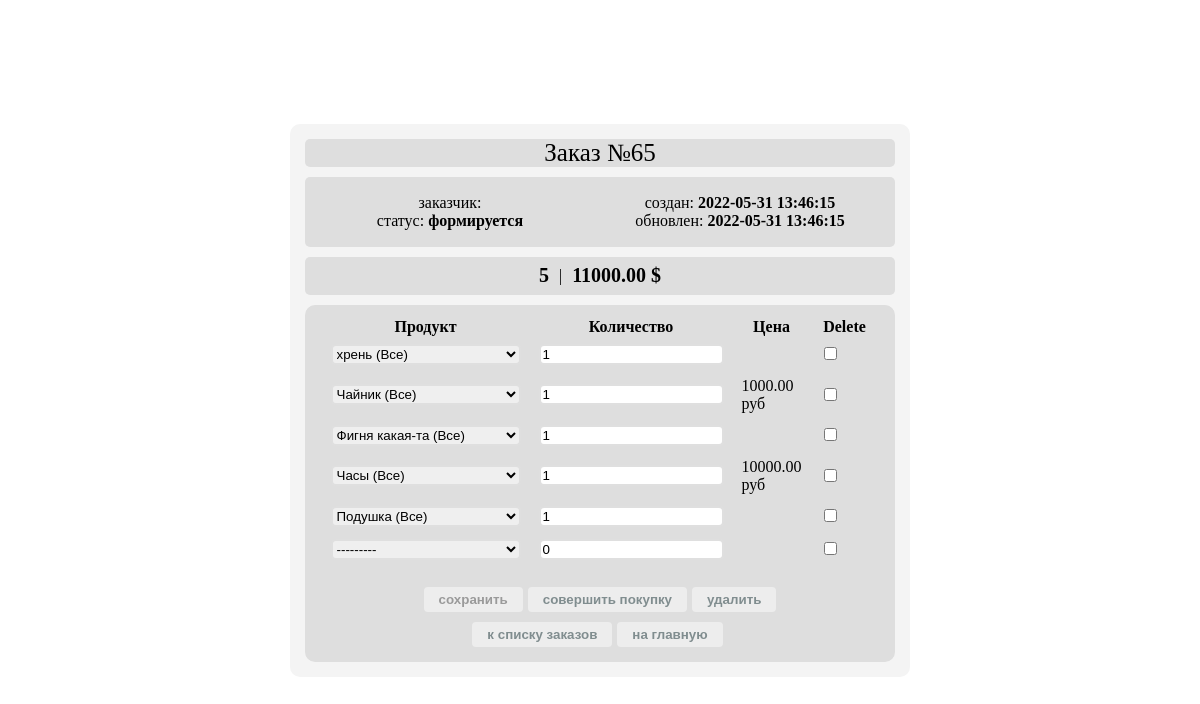
The app's page /order/update/65/ with its own data.
### ordersapp/models.py (models this page shows, shortened)
class Order(models.Model):
    FORMING = 'FM'
    SENT_TO_PROCEED = 'STP'
    PROCEEDED = 'PRD'
    PAID = 'PD'
    READY = 'RDY'
    CANCEL = 'CNC'
    ORDER_STATUS_CHOICES = (
        (FORMING, 'формируется'),
        (SENT_TO_PROCEED, 'отправлен в обработку'),
        (PAID, 'оплачен'),
        (PROCEEDED, 'обрабатывается'),
        (READY, 'готов к выдаче'),
        (CANCEL, 'отменен'),
    )
    user = models.ForeignKey(settings.AUTH_USER_MODEL, on_delete=models.CASCADE)
    created = models.DateTimeField(verbose_name='создан', auto_now_add=True)
    updated = models.DateTimeField(verbose_name='обновлен', auto_now=True)
    status = models.CharField(verbose_name='статус', max_length=3, choices=ORDER_STATUS_CHOICES, default=FORMING)
    is_active = models.BooleanField(db_index=True, verbose_name='активен', default=True)
    class Meta:
        ordering = ('-created',)
        verbose_name = 'заказ'
        verbose_name_plural = 'заказы'
    def get_summary(self):
        items = self.orderitems.select_related()
        return {'total_cost': sum(list(map(lambda x: x.quantity * x.product.price, items))),
                'total_quantity': sum(list(map(lambda x: x.quantity, items)))}

class OrderItem(models.Model):
    objects = OrderItemQuerySet.as_manager()
    order = models.ForeignKey(Order, related_name="orderitems",  on_delete=models.CASCADE)
    product = models.ForeignKey(Product, verbose_name='продукт', on_delete=models.CASCADE)
    quantity = models.PositiveIntegerField(verbose_name='количество', default=0)

### mainapp/models.py (models this page shows, shortened)
class Product(models.Model):
    category = models.ForeignKey(ProductCategory, on_delete=models.CASCADE)
    name = models.CharField(verbose_name='имя', max_length=64, unique=True)
    description = models.TextField(verbose_name='описание', blank=True)
    is_active = models.BooleanField(db_index=True, verbose_name='активна', default=True)
    image = models.ImageField(upload_to='products_images', blank=True)
    short_desc = models.CharField(verbose_name='краткое описание продукта', max_length=60, blank=True)
    price = models.DecimalField(verbose_name='цена продукта', max_digits=8, decimal_places=2, default=0)
    quantity = models.PositiveIntegerField(verbose_name='количество на складе', default=0)
    def __str__(self):
        return f"{self.name} ({self.category.name})"

### ordersapp/views.py (the view, shortened to what this page needs)
# urls.py: re_path(r'^update/(?P<pk>\d+)/$', ordersapp.OrderItemsUpdate.as_view(), name='order_update'),
class OrderItemsUpdate(UpdateView):
    model = Order
    fields = []
    success_url = reverse_lazy('ordersapp:orders_list')
    def get_context_data(self, **kwargs):
        data = super(OrderItemsUpdate, self).get_context_data(**kwargs)
        OrderFormSet = inlineformset_factory(Order, OrderItem, form=OrderItemForm, extra=1)
        if self.request.POST:
            data['orderitems'] = OrderFormSet(self.request.POST, instance=self.object)
        else:
            queryset = self.object.orderitems.select_related()
            formset = OrderFormSet(instance=self.object, queryset=queryset)
            for form in formset.forms:
                if form.instance.pk:
                    form.initial['price'] = form.instance.product.price
            data['orderitems'] = formset
        return data

### mainapp/context_processors.py (called while the page is built)
def basket(request):
    basket = []
    if request.user.is_authenticated:
        basket = Basket.objects.filter(user=request.user)
    return {
        'basket': basket,
    }

### ordersapp/templates/ordersapp/order_form.html (shortened to what this page needs)
{% extends "ordersapp/base.html" %}
{% load static %}
{% load cache %}
{% block content %}
{% block css %}
<link rel="stylesheet" type="text/css" href="{% static 'css/order-style.css' %}">
{% endblock %}
<div class="general-cont">
  {% include 'ordersapp/includes/inc_order_summary.html' %}
  <div class="order_form-1">
    <form class="info-new-ord" action="" method="post">
      <table class="table">
        {% for form in orderitems.forms %}
        {% if forloop.first %}
        <thead>
        <tr>
          {% for field in form.visible_fields %}
          <th class="{% cycle 'td11' 'td22' 'td33' %} order formset_td">
            {{ field.label|capfirst }}
          </th>
          {% endfor %}
        </tr>
        </thead>
        {% endif %}
        <tr class="formset_row">
          {% for field in form.visible_fields %}
          <td class="{% cycle 'td11' 'td22' 'td33' %} order formset_td">
            {% if field.name != 'price' %}
            {% if field.name == 'product' %}
            {% cache 3600 orderitemform_product field.value %}
            {{ field }}
            {% endcache %}
            {% else %}
            {{ field }}
            {% endif %}
            {% else %}
            {% if field.value %}
            <span class="orderitems-{{forloop.parentloop.counter0}}-price">{{ field.value }}</span> руб
            {% endif %}
            {% endif %}
          </td>
          {% endfor %}
        </tr>
        {% endfor %}
      </table>
      <div class="btm-new-ord">
        <button type="submit" value="сохранить" class="btn btn-default btn-round form-control last">
          сохранить
        </button>
        {% include 'ordersapp/includes/inc_order_actions.html' %}
      </div>
    </form>
  </div>
  {% endblock %}

### ordersapp/templates/ordersapp/includes/inc_order_summary.html (shortened to what this page needs)
{% if object %}
<div class="h2">Заказ №{{ object.pk }}</div>
<div class="inf-ord">
  <div class="inf-ord-1">
    <div class="h44">
      <div class="h4">заказчик: <b>{{ user.username }} {{ user.first_name }}</b></div>
      <div class="h4">статус: <b>{{ object.get_status_display }}</b></div>
    </div>
    <div class="h44">
      <div class="h4">создан: <b>{{ object.created|date:"Y-m-d H:i:s" }}</b></div>
      <div class="h4">обновлен: <b>{{ object.updated|date:"Y-m-d H:i:s" }}</b></div>
    </div>
  </div>
  <div class="inf-ord-2">
    <span class="order_total_quantity"><b> {{ object.get_summary.total_quantity }}</b></span>
    <div class="probel"> |</div>
    <span class="order_total_cost"><b>{{ object.get_summary.total_cost }} $</b></span>
  </div>
</div>
{% endif %}

### static/css/order-style.css (style rules this page uses)
html,body { display: flex; justify-content: center; align-items: center; min-height: 100%; }
button { text-decoration:none; text-align:center; padding:5px 15px; border:none; -webkit-border-radius:4px; -moz-border-radius:4px; border-radius: 4px; font-weight:bold; color:#9a9a9a; background:#ededed; }
td { padding: 5px; padding-left: 8px; padding-right: 8px; }
.btn-default { margin-top: 10px; margin: 5px; }
input, select { border: 2px solid #dfdfdf; border-radius: 5px; }
.info-new-ord { display: flex; justify-content: center; align-items: center; flex-direction: column; }
.btm-new-ord { display: flex; justify-content: center; align-items: center; }
.formset_row { width: 250px; }
.td11 { width: 50px; }
#id_orderitems-0-product { width: 190px; }
.h2 { font-size: 25px; background-color: #dedede; text-align: center; border-radius: 5px; margin-bottom: 10px; }
.inf-ord-1 { display: flex; align-items: center; justify-content: center; padding: 5px; border-radius: 5px; height: 60px; background-color: #dedede; margin-bottom: 10px; }
.h44 { width: 250px; padding: 5px; border-radius: 5px; margin-left: 15px; margin-right: 15px; }
.inf-ord-2 { background-color: #dedede; display: flex; align-items: center; justify-content: center; padding: 5px; border-radius: 5px; margin-bottom: 10px; }
.h4 { margin-left: 10px; margin-right: 10px; width: 220px; text-align: center; }
.probel { margin: 5px; }
.order_total_quantity, .order_total_cost { font-size: 20px; }
.probel { margin-left: 10px; margin-right: 10px; }
.info-new-ord { background-color: #dedede; border-radius: 10px; padding: 10px; }
.btm-new-ord { height: 70px; width: 500px; display: flex; flex-wrap: wrap; margin-top: 15px; }

### records on screen
Order: pk "65", status "формируется", created "2022-05-31 13:46:15", updated "2022-05-31 13:46:15", get_summary.total_quantity "5", get_summary.total_cost "11000.00"
Product: value "1000.00"
Product: value "10000.00"

### other values on screen
{{ field.label|capfirst }} "Продукт" "Количество" "Цена" "Delete"
